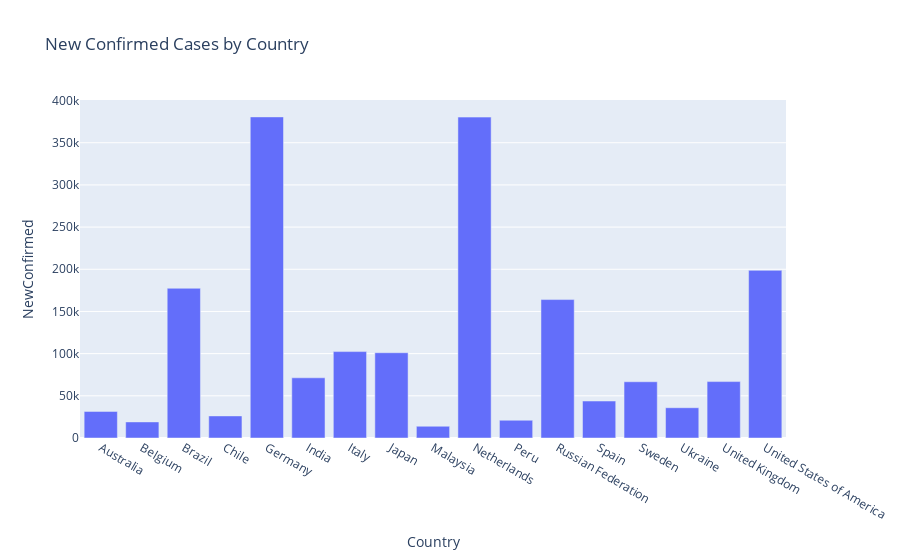

The cell this chart's notebook holds for it:
### Markdown cell above
## Group Activity Problem 7

Note that the above bar chart has too many countries to see any of the data well. Before making the plot, look through the list of countries and remove any that have less than 10,000 cases (it may be easier to make a new list and append only the countries with at least 10,000 cases).

### Code cell


### Figure 1 — Plotly figure (JSON) as saved in the notebook; plotly's stock layout.template omitted (floating-point values rounded to 4 significant figures)
{"data": [{"alignmentgroup": "True", "hovertemplate": "Country=%{x}<br>NewConfirmed=%{y}<extra></extra>", "legendgroup": "", "marker": {"color": "#636efa", "pattern": {"shape": ""}}, "name": "", "offsetgroup": "", "orientation": "v", "showlegend": false, "textposition": "auto", "type": "bar", "x": ["Australia", "Belgium", "Brazil", "Chile", "Germany", "India", "Italy", "Japan", "Malaysia", "Netherlands", "Peru", "Russian Federation", "Spain", "Sweden", "Ukraine", "United Kingdom", "United States of America"], "xaxis": "x", "y": [31510, 19057, 177483, 26173, 380632, 71365, 102429, 101084, 13944, 380388, 21057, 164097, 43831, 66670, 35899, 66871, 198738], "yaxis": "y"}], "layout": {"barmode": "relative", "legend": {"tracegroupgap": 0}, "title": {"text": "New Confirmed Cases by Country"}, "xaxis": {"anchor": "y", "domain": [0, 1], "title": {"text": "Country"}}, "yaxis": {"anchor": "x", "domain": [0, 1], "title": {"text": "NewConfirmed"}}}}
